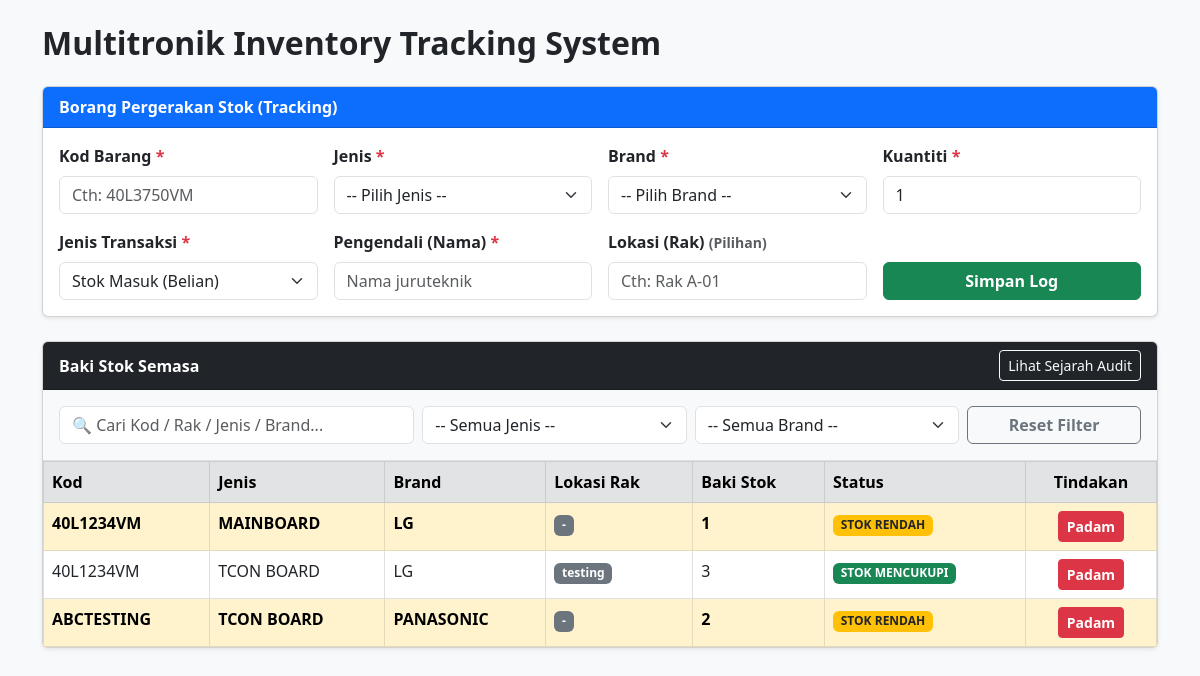
The page / on the database its author committed.
### tables this page shows
CREATE TABLE items (
            item_code TEXT NOT NULL,
            item_type TEXT NOT NULL,
            brand TEXT NOT NULL,
            rack_location TEXT,
            PRIMARY KEY (item_code, item_type, brand)
        );

### app.py (the view)
@app.route('/')
def dashboard():
    conn = sqlite3.connect(DB_NAME)
    cursor = conn.cursor()
    cursor.execute("SELECT name FROM categories ORDER BY name ASC")
    categories = [row[0] for row in cursor.fetchall()]
    cursor.execute("SELECT name FROM brands ORDER BY name ASC")
    brands = [row[0] for row in cursor.fetchall()]
    query = '''
        SELECT
            i.item_code,
            i.item_type,
            i.brand,
            COALESCE(NULLIF(i.rack_location, ''), '-') AS rack,
            COALESCE(SUM(CASE WHEN l.txn_type = 'IN' THEN l.qty WHEN l.txn_type = 'OUT' THEN -l.qty END), 0) AS current_stock
        FROM items i
        LEFT JOIN stock_logs l
            ON i.item_code = l.item_code
           AND i.item_type = l.item_type
           AND i.brand = l.brand
        GROUP BY i.item_code, i.item_type, i.brand
    '''
    cursor.execute(query)
    items = cursor.fetchall()
    conn.close()
    return render_template('dashboard.html', categories=categories, brands=brands, items=items)

### templates/dashboard.html (shortened to what this page needs)
<!DOCTYPE html>
<html lang="ms">
<head>
    <link href="https://cdn.jsdelivr.net/npm/bootstrap@5.3.0/dist/css/bootstrap.min.css" rel="stylesheet">
</head>
<body class="bg-light">
<div class="container my-4">
    <h2 class="mb-4 text-dark fw-bold">Multitronik Inventory Tracking System</h2>
    <div class="card mb-4 shadow-sm">
        <div class="card-header bg-primary text-white fw-bold">
            Borang Pergerakan Stok (Tracking)
        </div>
        <div class="card-body">
            <form action="/transaction" method="POST" class="row g-3">
                <div class="col-md-3">
                    <label class="form-label fw-bold">Kod Barang <span class="text-danger">*</span></label>
                    <input type="text" name="item_code" class="form-control" placeholder="Cth: 40L3750VM" required>
                </div>
                <div class="col-md-3">
                    <label class="form-label fw-bold">Jenis <span class="text-danger">*</span></label>
                    <select name="item_type" id="item_type_select" class="form-select" onchange="checkNewCategory(this)" required>
                        <option value="" selected disabled>-- Pilih Jenis --</option>
                    </select>
                </div>
                <div class="col-md-3">
                    <label class="form-label fw-bold">Brand <span class="text-danger">*</span></label>
                    <select name="brand" id="brand_select" class="form-select" onchange="checkNewBrand(this)" required>
                        <option value="" selected disabled>-- Pilih Brand --</option>
                    </select>
                </div>
                <div class="col-md-3">
                    <label class="form-label fw-bold">Kuantiti <span class="text-danger">*</span></label>
                    <input type="number" name="qty" min="1" value="1" class="form-control" required>
                </div>
                <div class="col-md-3">
                    <label class="form-label fw-bold">Jenis Transaksi <span class="text-danger">*</span></label>
                    <select name="txn_type" class="form-select" required>
                        <option value="IN">Stok Masuk (Belian)</option>
                    </select>
                </div>
                <div class="col-md-3">
                    <label class="form-label fw-bold">Pengendali (Nama) <span class="text-danger">*</span></label>
                    <input type="text" name="handled_by" class="form-control" placeholder="Nama juruteknik" required>
                </div>
                <div class="col-md-3">
                    <label class="form-label fw-bold">Lokasi (Rak) <small class="text-muted">(Pilihan)</small></label>
                    <input type="text" name="rack_location" class="form-control" placeholder="Cth: Rak A-01">
                </div>
                <div class="col-md-3 d-flex align-items-end">
                    <button type="submit" class="btn btn-success w-100 fw-bold">Simpan Log</button>
                </div>
            </form>
        </div>
    </div>
    <div class="card shadow-sm">
        <div class="card-header bg-dark text-white d-flex justify-content-between align-items-center">
            <span class="fw-bold">Baki Stok Semasa</span>
            <a href="/logs" class="btn btn-sm btn-outline-light">Lihat Sejarah Audit</a>
        </div>
        <div class="card-body bg-light border-bottom py-3">
            <div class="row g-2 align-items-center">
                <div class="col-md-4">
                    <input type="text" id="searchInput" class="form-control" placeholder="🔍 Cari Kod / Rak / Jenis / Brand..." onkeyup="filterTable()">
                </div>
                <div class="col-md-3">
                    <select id="filterCategory" class="form-select" onchange="filterTable()">
                        <option value="">-- Semua Jenis --</option>
                    </select>
                </div>
                <div class="col-md-3">
                    <select id="filterBrand" class="form-select" onchange="filterTable()">
                        <option value="">-- Semua Brand --</option>
                    </select>
                </div>
                <div class="col-md-2">
                    <button class="btn btn-outline-secondary w-100 fw-bold" onclick="resetFilters()">Reset Filter</button>
                </div>
            </div>
        </div>
        <div class="card-body p-0">
            <table class="table table-hover table-bordered mb-0" id="inventoryTable">
                <thead class="table-secondary">
                    <tr>
                        <th>Kod</th>
                        <th>Jenis</th>
                        <th>Brand</th>
                        <th>Lokasi Rak</th>
                        <th>Baki Stok</th>
                        <th>Status</th>
                        <th class="text-center">Tindakan</th>
                    </tr>
                </thead>
                <tbody>
                    {% for item in items %}
                    <tr class="data-row {% if item[4] <= 0 %}table-danger fw-bold{% elif item[4] < 3 %}table-warning fw-bold{% endif %}">
                        <td>{{ item[0] }}</td>
                        <td>{{ item[1] }}</td>
                        <td>{{ item[2] }}</td>
                        <td><span class="badge bg-secondary">{{ item[3] }}</span></td>
                        <td>{{ item[4] }}</td>
                        <td>
                            {% if item[4] <= 0 %}
                                <span class="badge bg-danger">KEHABISAN STOK</span>
                            {% elif item[4] < 3 %}
                                <span class="badge bg-warning text-dark">STOK RENDAH</span>
                            {% else %}
                                <span class="badge bg-success">STOK MENCUKUPI</span>
                            {% endif %}
                        </td>
                        <td class="text-center">
                            <form action="/delete" method="POST" onsubmit="return confirmDelete(this, '{{ item[0] }}');" style="margin: 0;">
                                <button type="submit" class="btn btn-sm btn-danger fw-bold">Padam</button>
                            </form>
                        </td>
                    </tr>
                    {% else %}
                    <tr>
                        <td colspan="7" class="text-center py-4 text-muted">
                            Tiada data inventori. Sila masukkan transaksi pertama menggunakan borang di atas.
                        </td>
                    </tr>
                    {% endfor %}
                </tbody>
            </table>
        </div>
    </div>
</div>
</body>
</html>

### rows shown on the page
items: item_code "40L1234VM", item_type "MAINBOARD", brand "LG", item "-", item "1", shows "STOK RENDAH"
items: item_code "40L1234VM", item_type "TCON BOARD", brand "LG", rack_location "testing", item "3", shows "STOK MENCUKUPI"
items: item_code "ABCTESTING", item_type "TCON BOARD", brand "PANASONIC", item "-", item "2", shows "STOK RENDAH"
